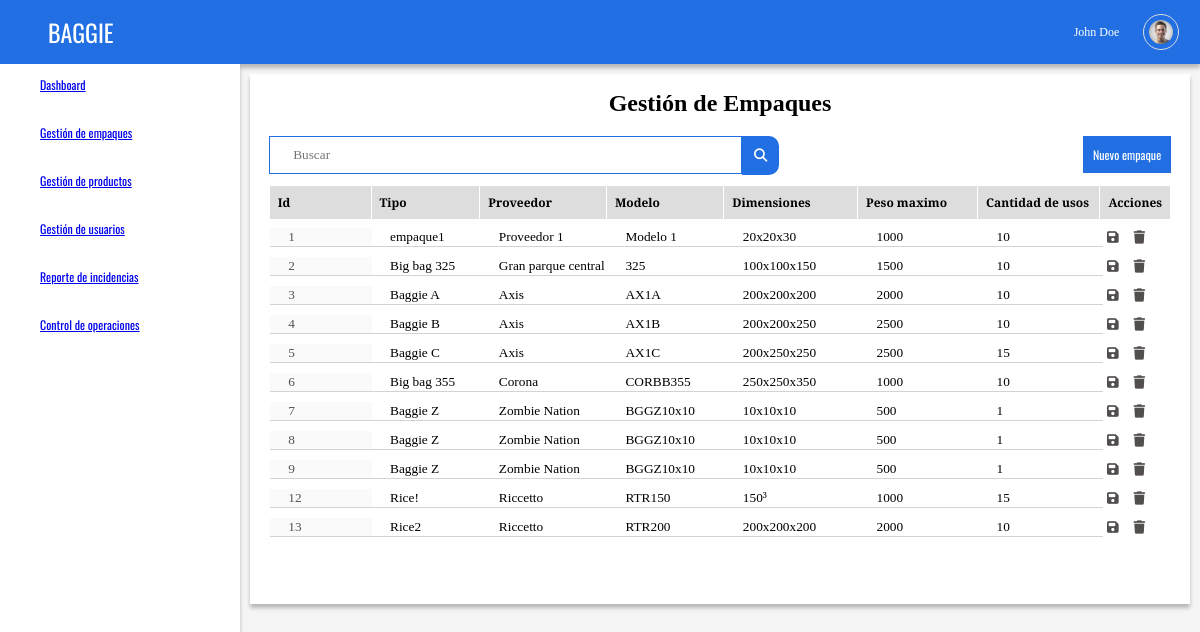
/empaques/, run on the app's committed database.
### empaques/models.py (models this page shows, shortened)
class Empaque(models.Model):
    Tipo = models.CharField(max_length=15)
    Proveedor = models.CharField(max_length=25)
    Modelo = models.CharField(max_length=30)
    Dimensiones = models.CharField(max_length=15)
    Peso_Max = models.IntegerField(default=0)
    Cantidad_Usos = models.IntegerField(default=0)

### empaques/views.py (the view)
# urls.py: path('empaques/', include('empaques.urls')),
def empaques(request):
    pak = Empaque.objects.all()
    return render (request, 'empaques/lista_empaques.html', {'empaques': pak})

### empaques/templates/empaques/lista_empaques.html (shortened to what this page needs)
{% extends "main_layout.html" %}
{% block body %}
<div class="card" id="carta1">
<h1 class="card_title">Gestión de Empaques</h1>
<div class="card_body">
  <span><form action="fbp/" method="POST" name="busqueda_empaques">
  <input type="text" name="busqueda" placeholder="Buscar" class="searcher">
  <button type="submit" value="Send" id="send" class="button_search"><i class="fas fa-search"></i></button>
  </form></span>
  <a class="button" href=/empaques/frm/>Nuevo empaque</a><br>
    {% if empaques %}
    <table>
      <tr>
        <th>Id</th>
        <th>Tipo</th>
        <th>Proveedor</th>
        <th>Modelo</th>
        <th>Dimensiones</th>
        <th>Peso maximo</th>
        <th>Cantidad de usos</th>
        <th>Acciones</th>
      </tr>
    {% for empaque in empaques %}
    <tr>
      <form action="modify/" method="POST" name="gestion_empaques">
        <td><input type="number" name="id" placeholder="Id" value="{{ empaque.id }}" disabled></td>
        <td><input type="text" name="tipo" placeholder="Tipo" value="{{ empaque.Tipo }}"></td>
        <td><input type="text" name="proveedor" placeholder="Proveedor" value="{{ empaque.Proveedor }}"></td>
        <td><input type="text" name="modelo" placeholder="Modelo" value="{{ empaque.Modelo }}"></td>
        <td><input type="text" name="dimensiones" placeholder="Dimensiones" value="{{ empaque.Dimensiones }}"></td>
        <td><input type="number" name="peso_max" placeholder="Peso maximo" value="{{ empaque.Peso_Max }}"></td>
        <td><input type="number" name="cantidad_usos" placeholder="Cant. de usos" value="{{ empaque.Cantidad_Usos }}"></td>
        <td><button type="submit" value="Modificar" id="send" class="button_icon" title="Guardar"><i class="fas fa-save"></i></button>
            <button type="submit" value="Borrar" id="send" class="button_icon" title="Borrar"><a class="fas fa-trash"></a></button>
        </td>
      </form>
    </tr>
    {% endfor %}
    {% else %}
    <table>
      <tr>
        <td>No hay empaques registrados!</td>
      </tr>
    </table>
    {% endif %}
</div>
{% endblock %}

### templates/main_layout.html (shortened to what this page needs)
<!DOCTYPE html>
<html>
  <head>
    {% load static %}
    <link rel="stylesheet" type="text/css" href="{% static 'css/theme.css' %}">
    <link rel="stylesheet" type="text/css" href="{% static 'css/modales.css' %}">
  </head>
  <body>
    <div class="bar">
      <span class="logo">BAGGIE</span>
      <span class="user">
      John Doe
      </span>
      <img src="{% static 'img/John-Doe.jpg' %}"  class="profile_picture">
    </div>
    <div class="container">
      <div class="navbar">
        <ul class="menu">
          <li class="menu_item"><a href=/dashboard/>Dashboard</a></li>
          <li class="menu_item"><a href=/empaques/>Gestión de empaques</a></li>
          <li class="menu_item"><a href=/productos/>Gestión de productos</a></li>
          <li class="menu_item"><a href=/usuarios/>Gestión de usuarios</a></li>
          <li class="menu_item"><a href=/incidencias/>Reporte de incidencias</a></li>
          <li class="menu_item"><a href=/operaciones/>Control de operaciones</a></li>
        </ul>
      </div>
      <div class="bodypanel">
        {% block body %}{% endblock %}
  </body>
  </html>

### static/css/theme.css (style rules this page uses)
:root { --P-Font:'Oswald', sans-serif; --S-Font:'EB Garamond', serif; --P-Negro: #524E4E; --P-Azul: #216FE3; --S-Azul: #403EAA; --P-Verde: #5A8637; --P-Amarillo: #A7B12F; --P-Rojo: #B43636; --S-Rojo: #8A4444; }
body { background-color: #F5F5F5; font-size: 1vw; margin: 0 !important; padding: 0 !important; }
.bar { background-color: var(--P-Azul); height: 8vh; width: 100%; box-shadow: 0px 4px 4px rgba(0, 0, 0, 0.25); position:fixed; }
.logo { font-family: var(--P-Font); margin: 0 0 0 6vh; position: relative; float: left; top: 50%; -ms-transform: translateY(-50%); transform: translateY(-50%); color:white; font-size: 2vw;; }
.user { font-family: var(--S-Font); margin: 0 0 0 80%; float: left; top: 50%; position: relative; -ms-transform: translateY(-50%); transform: translateY(-50%); color:white; font-size: 1vw;; }
.profile_picture { margin:0 0 0 2%; position: relative; top: 50%; -ms-transform: translateY(-50%); transform: translateY(-50%); position: relative; float: left; border-radius: 50%; height: 2vw; width: 2vw; }
img { border: 1px solid #ddd; border-radius: 4px; padding: 5px; width: 50%; right: auto; left: auto; margin-left: auto; margin-right: auto; margin-top: 10px; }
.container { display: flex; flex-direction:row; }
.navbar { margin-top: 8vh; display: flex; background-color: white; height: 92vh; width: 20%; box-shadow: 0px 4px 4px rgba(0, 0, 0, 0.25); order:0; flex-direction:column; position:fixed; }
.menu { font-family: var(--P-Font); list-style-type:none; }
.menu_item { cursor:pointer; color: var(--P-Negro);; border: 0; height: 6vh; }
.bodypanel { margin-top: 8vh; margin-left: 20%; display: grid; height: 92vh; width: 80%; order:1; grid-template-columns: 50% 50%; grid-template-rows: auto; grid-template-areas: "area1 area1" "area2 area3" "area4 area4" "area5 area5" "area6 area6"; }
#carta1 { grid-area:area1; }
.card { margin:10px; background-color: white; height: auto; width: auto; box-shadow: 0px 4px 4px rgba(0, 0, 0, 0.25); }
.card_title { font-family: var(--P-Azul); text-align: center; height: auto; width: 100%; }
.card_body { font-family: var(--S-Font); width: 96%; height: auto; text-align: justify; margin: 2%; }
input, textarea { text-indent: 1rem; font-family: var(--S-Font); width: 100%; display:block; border:none; border-bottom:1px solid lightgray; }
.button { font-family: var(--P-Font); float:right; background-color: var(--P-Azul); color: white; text-decoration: none; padding: 10px; display: inline-block; border: none; margin-bottom: 10px; }
.button_icon { background: transparent; border: none !important; color: var(--P-Negro); }
.searcher { border: solid 1px var(--P-Azul); padding: 10px; text-indent: 1em; font-family: var(--S-Font); width: 50% !important; display: block; float: left; }
.button_search { padding: 10px; background: var(--P-Azul); border: solid 2px var(--P-Azul); border-radius: 0 10px 10px 0; color: white; float:left; display: inline-block; text-decoration: none; margin-bottom: 10px; margin-left: 0; }
table { border-collapse: collapse; width: 100%; }
th { font-family: var(--S-Font); border: 1px solid white; background-color: #dddddd; text-align: left; padding: 8px; }
td { font-family: var(--S-Font); border-bottom: 1px solid white; text-align: left; padding: 8px 1px 1px 1px; margin-bottom: 10px; }

### static/css/modales.css (style rules this page uses)
:root { --P-Font:'Oswald', sans-serif; --S-Font:'EB Garamond', serif; --P-Negro: #524E4E; --P-Azul: #216FE3; --S-Azul: #403EAA; --P-Verde: #5A8637; --P-Amarillo: #A7B12F; --P-Rojo: #B43636; --S-Rojo: #8A4444; }

### data on the page
Empaque: id "1", tipo "empaque1", proveedor "Proveedor 1", modelo "Modelo 1", dimensiones "20x20x30", peso_max "1000", cantidad_usos "10"
Empaque: id "2", tipo "Big bag 325", proveedor "Gran parque central", modelo "325", dimensiones "100x100x150", peso_max "1500", cantidad_usos "10"
Empaque: id "3", tipo "Baggie A", proveedor "Axis", modelo "AX1A", dimensiones "200x200x200", peso_max "2000", cantidad_usos "10"
Empaque: id "4", tipo "Baggie B", proveedor "Axis", modelo "AX1B", dimensiones "200x200x250", peso_max "2500", cantidad_usos "10"
Empaque: id "5", tipo "Baggie C", proveedor "Axis", modelo "AX1C", dimensiones "200x250x250", peso_max "2500", cantidad_usos "15"
Empaque: id "6", tipo "Big bag 355", proveedor "Corona", modelo "CORBB355", dimensiones "250x250x350", peso_max "1000", cantidad_usos "10"
Empaque: id "7", tipo "Baggie Z", proveedor "Zombie Nation", modelo "BGGZ10x10", dimensiones "10x10x10", peso_max "500", cantidad_usos "1"
Empaque: id "8", tipo "Baggie Z", proveedor "Zombie Nation", modelo "BGGZ10x10", dimensiones "10x10x10", peso_max "500", cantidad_usos "1"
Empaque: id "9", tipo "Baggie Z", proveedor "Zombie Nation", modelo "BGGZ10x10", dimensiones "10x10x10", peso_max "500", cantidad_usos "1"
Empaque: id "12", tipo "Rice!", proveedor "Riccetto", modelo "RTR150", dimensiones "150³", peso_max "1000", cantidad_usos "15"
Empaque: id "13", tipo "Rice2", proveedor "Riccetto", modelo "RTR200", dimensiones "200x200x200", peso_max "2000", cantidad_usos "10"
